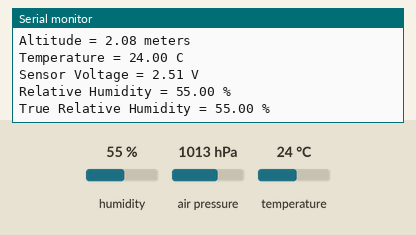
Simulated run of this sketch. Board: Arduino Uno, built with avr-gcc and run on an emulated ATmega328P. Shown: the last lines printed to the serial monitor. Inputs (shaded band) come from the test bench; at power-on: air pressure 1013 hPa, humidity 55 %, temperature 24 °C.

Above: at 1.2 s.
1.3 s: air pressure set to 952 hPa
4.3 s: humidity set to 22 %
At 4.83 s:
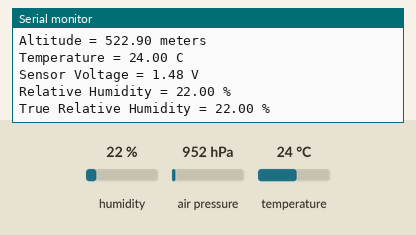
5.8 s: air pressure set to 1000 hPa
8.8 s: temperature set to 12 °C
10.3 s: air pressure set to 975 hPa
13.3 s: humidity set to 40 %
At 13.57 s:
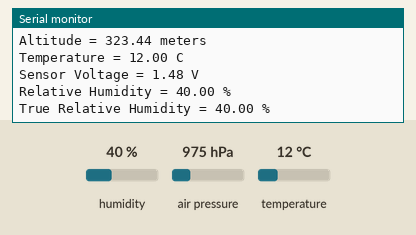
Timing chart, 0 to 15.8 s (numbered marks = the images above; inputs shaded):
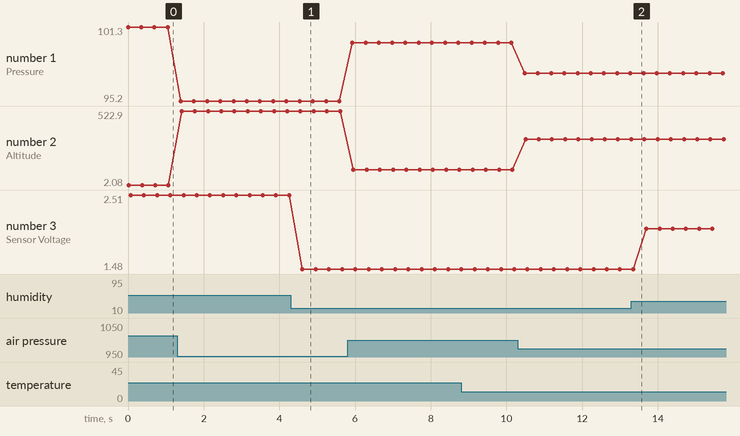

The sketch:

sensorRequest.ino
```cpp
/*
sensorRequest.ino

Mohamed Ebsim

Contact Jesse Rogerson, @ jrogerson@ingeniumcanada.org

Originally created on July 11, 2018
-----------------------------

This program is made to get sensor and return them via serial
transmission to the host computer. It periodically (every
quarter second) returns a variety of formated sensor readings.
-----------------------------
Resources Used:

https://github.com/adafruit/Adafruit_MPL3115A2_Library
https://github.com/sparkfun/SparkFun_HIH4030_Arduino_Library

*/

// LIBRARIES
#include <Wire.h> // Used by the barometer in order to return data
#include <Adafruit_MPL3115A2.h> // Allows access to barometer's functions
#include <SparkFun_HIH4030.h> // Allows access to humidity sensor's functions

// Specifying the analog pin connected to humidity sensor
#define HIH4030_OUT A0

// Specifying the supply voltage
#define HIH4030_SUPPLY 5

// Creating a humidity sensor object in order to interact with data
// obtained from the sensor
HIH4030 humidity = HIH4030(HIH4030_OUT, HIH4030_SUPPLY);

// Creating a barometer object to utilize the functions that allow
// interaction with data from the sensor
Adafruit_MPL3115A2 barometer = Adafruit_MPL3115A2();

/*
Setup method is run once, at boot up. For this specific program,
it is used to prepare the various libraries for transmission.

*/
void setup()
{
  // Start up serial transmission with a speed of 9600 baud
  Serial.begin(9600);

  // Starting the communication using the Wire library
  Wire.begin();
}

/*
This method is the main operating loop. The arduino will continually
loop through this code unless interupted. It collects the data from
each sensor and it "prints" it through serial transmission back to
host computer.

*/

void loop()
{
  // Checks if it can sense the sensor, if not quits

  // Consider removing?
  if(!barometer.begin()) {
    Serial.println("Could not find sensor");
    return;
  }

  float pascals = barometer.getPressure(); /*Gets pressure from
                                            barometer (in pascals)*/
  Serial.print("Pressure = ");
  Serial.print(pascals/1000); // Converts from pascals to kilopascals
  Serial.println(" kPa");

  float altm = barometer.getAltitude(); /*Gets altitude from
                                          barometer (in meters)*/
  Serial.print("Altitude = ");
  Serial.print(altm);
  Serial.println(" meters");

  float temp = barometer.getTemperature(); /*Gets temperature from
                                            barometer (in Celsius)*/
  Serial.print("Temperature = ");
  Serial.print(temp);
  Serial.println(" C");

  Serial.print("Sensor Voltage = "); /*Gets sensor voltage from
                                       humidity sensor (in volts)*/
  Serial.print(humidity.vout());
  Serial.println(" V");

  Serial.print("Relative Humidity = "); /*Gets relative humidity from
                                          humidity sensor (in %)*/
  Serial.print(humidity.getSensorRH());
  Serial.println(" %");

  Serial.print("True Relative Humidity = "); /*Gets relative humidity
                                               from humidity sensor
                                               (in %)*/
  Serial.print(humidity.getTrueRH(temp));
  Serial.println(" %");

  // Program sleeps for a quarter of a second
  delay(250);
}
```

Measured:
- after the input at 4.3 s, the serial monitor: prints a new line after 0.31 s (image 1)
- after the input at 13.3 s, the serial monitor: prints a new line after 0.07 s (image 2)
- plotted number 1: 101.3 → 95.2 after the input at 1.3 s, 95.2 → 100 after the input at 5.8 s, 100 → 97.5 after the input at 10.3 s
- plotted number 2: 2.08 → 522.9 after the input at 1.3 s, 522.9 → 110.9 after the input at 5.8 s, 110.9 → 323.44 after the input at 10.3 s
- plotted number 3: 2.51 → 1.48 after the input at 4.3 s, 1.48 → 2.04 after the input at 13.3 s
